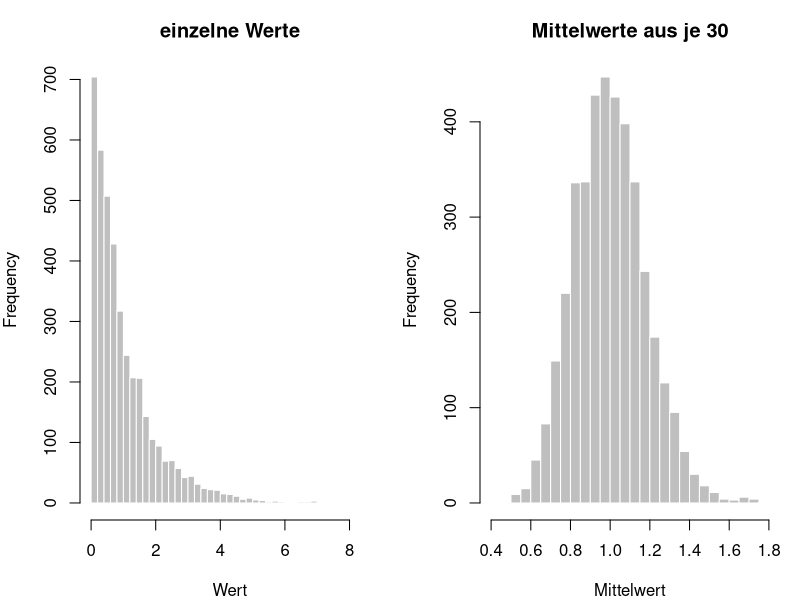

This chart was generated by the following R code:
## ---- chunk 1
#| label: setup-r
#| include: false
library(ggplot2)

theme_set(theme_minimal(base_size = 12))
set.seed(42)
## ---- chunk 2
#| label: fig-clt-r
#| fig-cap: "Links die stark schiefe Ausgangsverteilung, rechts die Mittelwerte aus je 30 solchen Werten."
#| fig-height: 3.2
einzeln <- rexp(4000, rate = 1)
mittel  <- replicate(4000, mean(rexp(30, rate = 1)))

par(mfrow = c(1, 2), mar = c(4, 4, 3, 1))
hist(einzeln, breaks = 40, col = "grey75", border = "white",
     main = "einzelne Werte", xlab = "Wert")
hist(mittel, breaks = 40, col = "grey75", border = "white",
     main = "Mittelwerte aus je 30", xlab = "Mittelwert")
## ---- chunk 3
#| label: zwert-r
# Ein IQ von 130 und eine Koerpergroesse von 1.92 m
z_iq    <- (130 - 100) / 15
z_groesse <- (1.92 - 1.78) / 0.07

c(iq = z_iq, groesse = z_groesse)
# gleicher z-Wert bedeutet gleicher Rang in der jeweiligen Verteilung
round(pnorm(c(z_iq, z_groesse)), 4)
